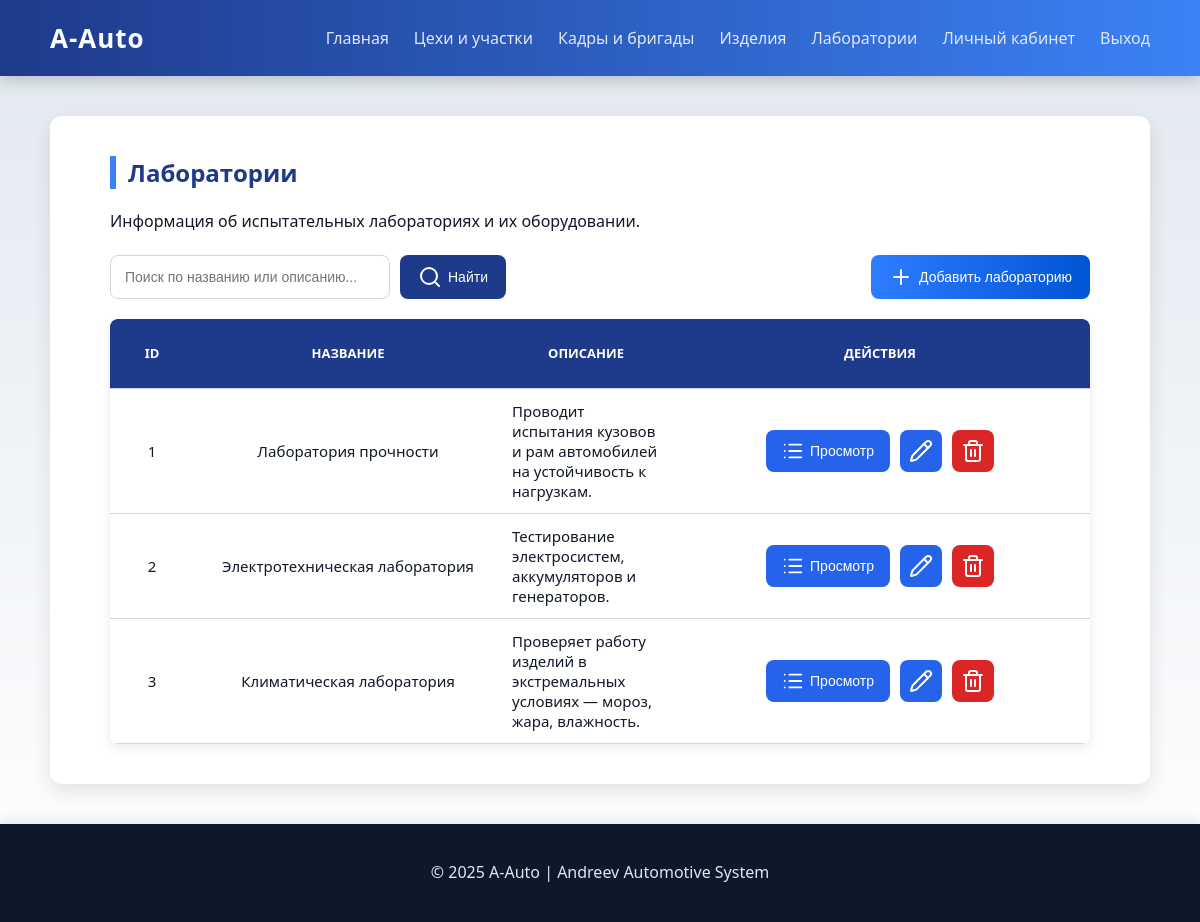
Page /public/labs.php (signed in) on the committed database.
### tables this page shows
CREATE TABLE `labs` (
  `id` int(10) UNSIGNED NOT NULL,
  `name` varchar(150) NOT NULL,
  `description` text DEFAULT NULL
);

### public/labs.php (the view, shortened to what this page needs)
<?php
require_once '../config/db.php';
include '../includes/header.php';
$user = $_SESSION['user'];
$role = $user['role_id'];
$q = trim($_GET['q'] ?? '');
$params = [];
$sql = "SELECT * FROM labs";
$sql .= " ORDER BY id ASC";
$stmt = $pdo->prepare($sql);
$stmt->execute($params);
$labs = $stmt->fetchAll(PDO::FETCH_ASSOC);
?>
<section>
  <h2>Лаборатории</h2>
  <p>Информация об испытательных лабораториях и их оборудовании.</p>
  <div class="actions-bar">
    <form class="search-form" method="get">
      <input type="text" name="q" value="<?= htmlspecialchars($q) ?>" placeholder="Поиск по названию или описанию...">
      <button class="btn search-btn" type="submit"><i data-lucide="search"></i> Найти</button>
    </form>
    <?php if ($role == 1 || $role == 2): ?>
      <button type="button" class="btn add-btn" onclick="openLabModal()">
        <i data-lucide="plus"></i> Добавить лабораторию
      </button>
    <?php endif; ?>
  </div>
  <div class="table-wrap">
    <table class="table-employees">
      <thead>
        <tr>
          <th style="width:60px;">ID</th>
          <th style="width:220px;">Название</th>
          <th>Описание</th>
          <th style="width:300px;text-align:center;">Действия</th>
        </tr>
      </thead>
      <tbody>
        <?php if (!$labs): ?>
          <tr><td colspan="4">Лабораторий пока нет.</td></tr>
        <?php else: foreach ($labs as $lab): ?>
          <tr>
            <td><?= $lab['id'] ?></td>
            <td><?= htmlspecialchars($lab['name']) ?></td>
            <td style="white-space:normal;"><?= htmlspecialchars($lab['description']) ?></td>
            <td class="lab-actions">
              <div class="lab-buttons">
                <button class="btn small-btn" onclick="openEquipmentModal(<?= $lab['id'] ?>, '<?= htmlspecialchars($lab['name']) ?>')">
                  <i data-lucide="list"></i> Просмотр
                </button>
                <?php if ($role == 1 || $role == 2): ?>
                  <button class="btn edit-btn" onclick='editLab(<?= $lab["id"] ?>, <?= json_encode($lab["name"]) ?>, <?= json_encode($lab["description"]) ?>)'>
                    <i data-lucide="pencil"></i>
                  </button>
                <?php endif; ?>
                <?php if ($role == 1): ?>
                  <button class="btn delete-btn" onclick="deleteLab(<?= $lab['id'] ?>)">
                    <i data-lucide="trash-2"></i>
                  </button>
                <?php endif; ?>
              </div>
            </td>
          </tr>
        <?php endforeach; endif; ?>
      </tbody>
    </table>
  </div>
</section>
<?php include '../includes/footer.php'; ?>

### rows in the picture
labs: id "1", name "Лаборатория прочности", description "Проводит испытания кузовов и рам автомобилей на устойчивость к нагрузкам."
labs: id "2", name "Электротехническая лаборатория", description "Тестирование электросистем, аккумуляторов и генераторов."
labs: id "3", name "Климатическая лаборатория", description "Проверяет работу изделий в экстремальных условиях — мороз, жара, влажность."
